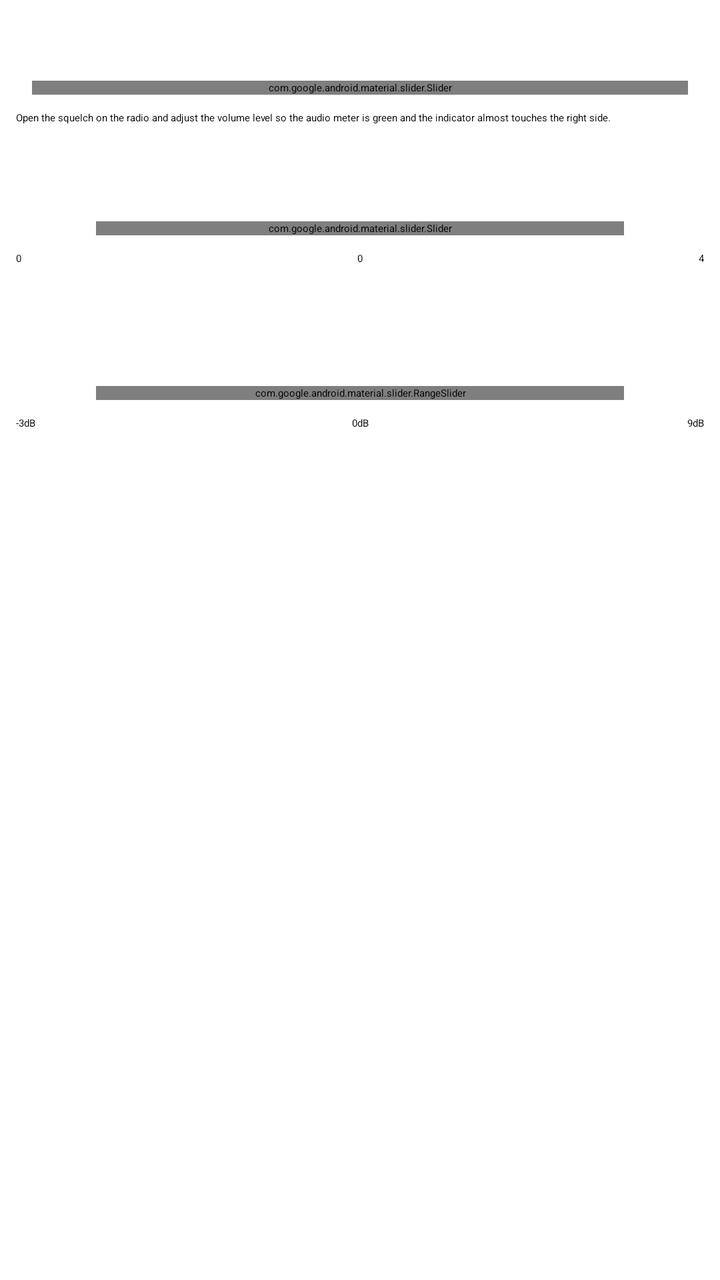
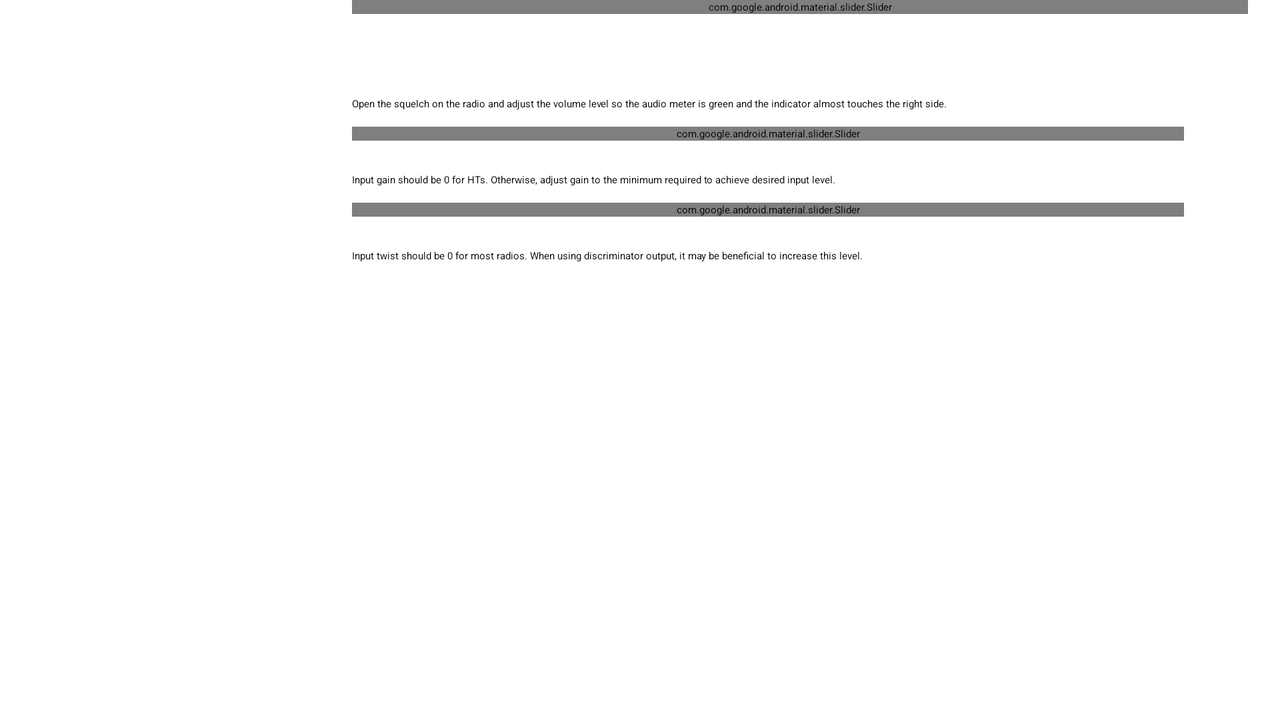

An Android layout and its configuration variant, each rendered on a device that would load it. The default file and the variant file are quoted in full after the pictures.
<!-- AndroidManifest.xml: application theme Theme.BLEConfig -->
<!-- res/layout/receive_audio_fragment.xml -->
<?xml version="1.0" encoding="utf-8"?>
<FrameLayout xmlns:android="http://schemas.android.com/apk/res/android"
    xmlns:app="http://schemas.android.com/apk/res-auto"
    xmlns:tools="http://schemas.android.com/tools"
    android:layout_width="match_parent"
    android:layout_height="match_parent"
    tools:context=".ReceiveAudioFragment">


    <androidx.constraintlayout.widget.ConstraintLayout
        android:layout_width="match_parent"
        android:layout_height="match_parent">

        <TextView
            android:id="@+id/receive_audio_level_label"
            android:layout_width="wrap_content"
            android:layout_height="wrap_content"
            android:layout_marginStart="8dp"
            android:layout_marginTop="8dp"
            android:text="@string/receive_audio_level_label"
            android:textAppearance="@style/TextAppearance.AppCompat.Medium"
            app:layout_constraintStart_toStartOf="parent"
            app:layout_constraintTop_toTopOf="parent" />

        <com.google.android.material.slider.Slider
            android:id="@+id/receive_audio_level"
            android:layout_width="0dp"
            android:layout_height="wrap_content"
            android:layout_marginStart="@dimen/text_margin"
            android:layout_marginTop="8dp"
            android:layout_marginEnd="@dimen/text_margin"
            android:clickable="false"
            android:contentDescription="@string/receive_audio_level_label"
            android:enabled="false"
            android:value="7.0"
            android:valueFrom="0"
            android:valueTo="8.0"
            app:layout_constraintEnd_toEndOf="parent"
            app:layout_constraintStart_toStartOf="parent"
            app:layout_constraintTop_toBottomOf="@id/receive_audio_level_label"
            app:labelBehavior="gone"
            app:thumbRadius="0dp"
            app:trackHeight="24dp" />

        <TextView
            android:id="@+id/audio_input_help_text"
            android:layout_width="0dp"
            android:layout_height="wrap_content"
            android:layout_marginStart="8dp"
            android:layout_marginTop="8dp"
            android:layout_marginEnd="8dp"
            android:text="@string/receive_audio_level_help"
            app:layout_constraintEnd_toEndOf="parent"
            app:layout_constraintStart_toStartOf="parent"
            app:layout_constraintTop_toBottomOf="@id/receive_audio_level" />

        <TextView
            android:id="@+id/input_gain_label"
            android:layout_width="wrap_content"
            android:layout_height="wrap_content"
            android:layout_marginStart="8dp"
            android:layout_marginTop="16dp"
            android:text="@string/input_gain_label"
            android:textAppearance="@style/TextAppearance.AppCompat.Medium"
            app:layout_constraintStart_toStartOf="parent"
            app:layout_constraintTop_toBottomOf="@+id/audio_input_help_text" />

        <com.google.android.material.slider.Slider
            android:id="@+id/input_gain_slider"
            android:contentDescription="@string/input_gain_label"
            android:layout_width="0dp"
            android:layout_height="wrap_content"
            android:layout_marginStart="@dimen/seek_margin"
            android:layout_marginEnd="@dimen/seek_margin"
            android:layout_marginTop="8dp"
            android:valueFrom="0.0"
            android:valueTo="4.0"
            android:stepSize="1.0"
            android:value="0.0"
            app:trackHeight="16dp"
            app:thumbRadius="16dp"
            app:layout_constraintEnd_toEndOf="parent"
            app:layout_constraintStart_toStartOf="parent"
            app:layout_constraintTop_toBottomOf="@+id/input_gain_label" />

        <TextView
            android:id="@+id/input_gain_min_label"
            android:layout_width="wrap_content"
            android:layout_height="19dp"
            android:layout_marginStart="8dp"
            android:layout_marginTop="8dp"
            android:text="@string/input_gain_min_value"
            app:layout_constraintStart_toStartOf="parent"
            app:layout_constraintTop_toBottomOf="@+id/input_gain_slider" />

        <TextView
            android:id="@+id/input_gain_value"
            android:layout_width="wrap_content"
            android:layout_height="wrap_content"
            android:layout_marginTop="8dp"
            android:text="@string/input_gain_default_value"
            app:layout_constraintEnd_toEndOf="@+id/guideline"
            app:layout_constraintStart_toStartOf="@+id/guideline"
            app:layout_constraintTop_toBottomOf="@+id/input_gain_slider" />

        <TextView
            android:id="@+id/input_gain_max_label"
            android:layout_width="wrap_content"
            android:layout_height="wrap_content"
            android:layout_marginTop="8dp"
            android:layout_marginEnd="8dp"
            android:text="@string/input_gain_max_value"
            app:layout_constraintEnd_toEndOf="parent"
            app:layout_constraintTop_toBottomOf="@+id/input_gain_slider" />

        <TextView
            android:id="@+id/input_twist_label"
            android:layout_width="wrap_content"
            android:layout_height="wrap_content"
            android:layout_marginStart="8dp"
            android:layout_marginTop="16dp"
            android:text="@string/input_twist_label"
            android:textAppearance="@style/TextAppearance.AppCompat.Medium"
            app:layout_constraintStart_toStartOf="parent"
            app:layout_constraintTop_toBottomOf="@+id/input_gain_min_label" />

        <com.google.android.material.slider.RangeSlider
            android:id="@+id/input_twist_seekbar"
            style="@style/Widget.AppCompat.SeekBar.Discrete"
            android:contentDescription="@string/input_twist_label"
            android:layout_width="0dp"
            android:layout_height="wrap_content"
            android:layout_marginStart="@dimen/seek_margin"
            android:layout_marginEnd="@dimen/seek_margin"
            android:layout_marginTop="8dp"
            android:valueFrom="-4.0"
            android:valueTo="9.0"
            android:stepSize="1.0"
            android:value="0.0"
            app:trackHeight="16dp"
            app:thumbRadius="16dp"
            app:layout_constraintEnd_toEndOf="parent"
            app:layout_constraintStart_toStartOf="parent"
            app:layout_constraintTop_toBottomOf="@+id/input_twist_label" />

        <TextView
            android:id="@+id/input_twist_min_label"
            android:layout_width="wrap_content"
            android:layout_height="wrap_content"
            android:layout_marginStart="8dp"
            android:layout_marginTop="8dp"
            android:text="@string/input_twist_min"
            app:layout_constraintStart_toStartOf="parent"
            app:layout_constraintTop_toBottomOf="@+id/input_twist_seekbar" />

        <TextView
            android:id="@+id/input_twist_value"
            android:layout_width="wrap_content"
            android:layout_height="wrap_content"
            android:layout_marginTop="8dp"
            android:text="@string/input_twist_default_value"
            app:layout_constraintEnd_toEndOf="@+id/guideline"
            app:layout_constraintStart_toStartOf="@+id/guideline"
            app:layout_constraintTop_toBottomOf="@+id/input_twist_seekbar" />

        <TextView
            android:id="@+id/input_twist_max_label"
            android:layout_width="wrap_content"
            android:layout_height="wrap_content"
            android:layout_marginTop="8dp"
            android:layout_marginEnd="8dp"
            android:text="@string/input_twist_max"
            app:layout_constraintEnd_toEndOf="parent"
            app:layout_constraintTop_toBottomOf="@+id/input_twist_seekbar" />

        <androidx.constraintlayout.widget.Guideline
            android:id="@+id/guideline"
            android:layout_width="wrap_content"
            android:layout_height="wrap_content"
            android:orientation="vertical"
            app:layout_constraintGuide_percent="0.5" />
    </androidx.constraintlayout.widget.ConstraintLayout>
</FrameLayout>
<!-- resources referenced by this layout -->
<resources>
  <dimen name="seek_margin">48dp</dimen>
  <dimen name="text_margin">16dp</dimen>
  <string name="input_gain_default_value">0</string>
  <string name="input_gain_label">Input Gain</string>
  <string name="input_gain_max_value">4</string>
  <string name="input_gain_min_value">0</string>
  <string name="input_twist_default_value">0dB</string>
  <string name="input_twist_label">Input Twist</string>
  <string name="input_twist_max">9dB</string>
  <string name="input_twist_min">-3dB</string>
  <string name="receive_audio_level_help">Open the squelch on the radio and adjust the volume level so the audio meter is green and the indicator almost touches the right side.</string>
  <string name="receive_audio_level_label">Receive Audio Level</string>
  <!-- from res/values-v23/ -->
  <style name="Theme.BLEConfig" parent="Base.Theme.BLEConfig">
          
          <item name="android:navigationBarColor">@android:color/transparent</item>
          <item name="android:statusBarColor">@android:color/transparent</item>
          <item name="android:windowLightStatusBar">?attr/isLightTheme</item>
      </style>
</resources>
<!-- res/layout-land/receive_audio_fragment.xml (the repository's variant of the layout above) -->
<!-- drawn on the phone turned sideways -->
<?xml version="1.0" encoding="utf-8"?>
<androidx.core.widget.NestedScrollView xmlns:android="http://schemas.android.com/apk/res/android"
    xmlns:app="http://schemas.android.com/apk/res-auto"
    xmlns:tools="http://schemas.android.com/tools"
    android:layout_width="match_parent"
    android:layout_height="match_parent"
    tools:context=".ReceiveAudioFragment">

    <androidx.constraintlayout.widget.ConstraintLayout
        android:layout_width="match_parent"
        android:layout_height="match_parent"
        android:layout_gravity="center_horizontal">

        <androidx.constraintlayout.widget.Guideline
            android:id="@+id/guideline"
            android:layout_width="wrap_content"
            android:layout_height="wrap_content"
            app:layout_constraintGuide_percent="0.25"
            android:orientation="vertical" />

        <TextView
            android:id="@+id/receive_audio_level_label"
            android:layout_width="wrap_content"
            android:layout_height="wrap_content"
            android:layout_marginStart="8dp"
            android:layout_marginTop="8dp"
            android:layout_marginEnd="@dimen/text_margin"
            android:text="@string/receive_audio_level_label"
            android:textAppearance="@style/TextAppearance.AppCompat.Medium"
            android:gravity="end|center_vertical"
            app:layout_constraintTop_toTopOf="parent"
            app:layout_constraintEnd_toEndOf="@id/guideline" />

        <com.google.android.material.slider.Slider
            android:id="@+id/receive_audio_level"
            android:layout_width="0dp"
            android:layout_height="wrap_content"
            android:layout_marginStart="@dimen/text_margin"
            android:layout_marginTop="8dp"
            android:layout_marginEnd="@dimen/text_margin"
            android:clickable="false"
            android:contentDescription="@string/receive_audio_level_slider_description"
            android:enabled="false"
            android:value="7.0"
            android:valueFrom="0"
            android:valueTo="16.0"
            app:layout_constraintEnd_toEndOf="parent"
            app:layout_constraintStart_toStartOf="@id/guideline"
            app:layout_constraintBaseline_toBaselineOf="@id/receive_audio_level_label"
            app:labelBehavior="gone"
            app:thumbRadius="0dp"
            app:trackHeight="24dp" />

        <TextView
            android:id="@+id/audio_input_help_text"
            android:layout_width="0dp"
            android:layout_height="wrap_content"
            android:layout_margin="@dimen/text_margin"
            android:layout_marginTop="8dp"
            android:text="@string/receive_audio_level_help"
            app:layout_constraintEnd_toEndOf="parent"
            app:layout_constraintStart_toStartOf="@id/guideline"
            app:layout_constraintTop_toBottomOf="@id/receive_audio_level_label" />

        <TextView
            android:id="@+id/input_gain_label"
            android:layout_width="wrap_content"
            android:layout_height="wrap_content"
            android:layout_marginStart="8dp"
            android:layout_marginTop="8dp"
            android:layout_marginEnd="@dimen/text_margin"
            android:text="@string/input_gain_label"
            android:textAppearance="@style/TextAppearance.AppCompat.Medium"
            android:gravity="end|center_vertical"
            app:layout_constraintEnd_toEndOf="@id/guideline"
            app:layout_constraintBottom_toBottomOf="@id/input_gain_slider"
            app:layout_constraintTop_toTopOf="@id/input_gain_slider" />

        <com.google.android.material.slider.Slider
            android:id="@+id/input_gain_slider"
            android:contentDescription="@string/input_gain_slider_description"
            style="@style/Widget.AppCompat.SeekBar.Discrete"
            android:layout_width="0dp"
            android:layout_height="wrap_content"
            android:layout_marginStart="@dimen/text_margin"
            android:layout_marginEnd="@dimen/seek_margin"
            android:layout_marginTop="8dp"
            android:valueFrom="0.0"
            android:valueTo="4.0"
            android:stepSize="1.0"
            android:value="0.0"
            app:trackHeight="16dp"
            app:thumbRadius="16dp"
            app:layout_constraintEnd_toEndOf="parent"
            app:layout_constraintStart_toStartOf="@id/guideline"
            app:layout_constraintTop_toBottomOf="@id/audio_input_help_text" />

        <TextView
            android:id="@+id/input_gain_help_text"
            android:layout_width="0dp"
            android:layout_height="wrap_content"
            android:layout_margin="@dimen/text_margin"
            android:layout_marginTop="8dp"
            android:text="@string/input_gain_help_text"
            app:layout_constraintEnd_toEndOf="parent"
            app:layout_constraintStart_toStartOf="@id/guideline"
            app:layout_constraintTop_toBottomOf="@id/input_gain_slider" />

        <TextView
            android:id="@+id/input_twist_label"
            android:layout_width="wrap_content"
            android:layout_height="wrap_content"
            android:layout_marginStart="8dp"
            android:layout_marginTop="8dp"
            android:layout_marginEnd="@dimen/text_margin"
            android:text="@string/input_twist_label"
            android:textAppearance="@style/TextAppearance.AppCompat.Medium"
            android:gravity="end|center_vertical"
            app:layout_constraintEnd_toEndOf="@id/guideline"
            app:layout_constraintBottom_toBottomOf="@id/input_twist_slider"
            app:layout_constraintTop_toTopOf="@id/input_twist_slider" />

        <com.google.android.material.slider.Slider
            android:id="@+id/input_twist_slider"
            style="@style/Widget.AppCompat.SeekBar.Discrete"
            android:contentDescription="@string/input_twist_slider_description"
            android:layout_width="0dp"
            android:layout_height="wrap_content"
            android:layout_marginStart="@dimen/text_margin"
            android:layout_marginEnd="@dimen/seek_margin"
            android:layout_marginTop="8dp"
            android:valueFrom="-4.0"
            android:valueTo="9.0"
            android:stepSize="1.0"
            android:value="0.0"
            app:trackHeight="16dp"
            app:thumbRadius="16dp"
            app:layout_constraintEnd_toEndOf="parent"
            app:layout_constraintStart_toStartOf="@id/guideline"
            app:layout_constraintTop_toBottomOf="@+id/input_gain_help_text" />

        <TextView
            android:id="@+id/input_twist_help_text"
            android:layout_width="0dp"
            android:layout_height="wrap_content"
            android:layout_margin="@dimen/text_margin"
            android:layout_marginTop="8dp"
            android:text="@string/input_twist_help_text"
            app:layout_constraintEnd_toEndOf="parent"
            app:layout_constraintStart_toStartOf="@id/guideline"
            app:layout_constraintTop_toBottomOf="@id/input_twist_slider" />

    </androidx.constraintlayout.widget.ConstraintLayout>
</androidx.core.widget.NestedScrollView>
<!-- resources referenced by the variant -->
<!-- as the phone turned sideways resolves them -->
<resources>
  <dimen name="seek_margin">48dp</dimen>
  <dimen name="text_margin">16dp</dimen>
  <string name="input_gain_help_text">Input gain should be 0 for HTs. Otherwise, adjust gain to the minimum required to achieve desired input level.</string>
  <string name="input_gain_label">Input Gain</string>
  <string name="input_gain_slider_description">Input gain control slider</string>
  <string name="input_twist_help_text">Input twist should be 0 for most radios. When using discriminator output, it may be beneficial to increase this level.</string>
  <string name="input_twist_label">Input Twist</string>
  <string name="input_twist_slider_description">input twist control slider</string>
  <string name="receive_audio_level_help">Open the squelch on the radio and adjust the volume level so the audio meter is green and the indicator almost touches the right side.</string>
  <string name="receive_audio_level_label">Receive Audio Level</string>
  <string name="receive_audio_level_slider_description">Receive audio level meter</string>
  <!-- from res/values-v23/ -->
  <style name="Theme.BLEConfig" parent="Base.Theme.BLEConfig">
          
          <item name="android:navigationBarColor">@android:color/transparent</item>
          <item name="android:statusBarColor">@android:color/transparent</item>
          <item name="android:windowLightStatusBar">?attr/isLightTheme</item>
      </style>
</resources>
